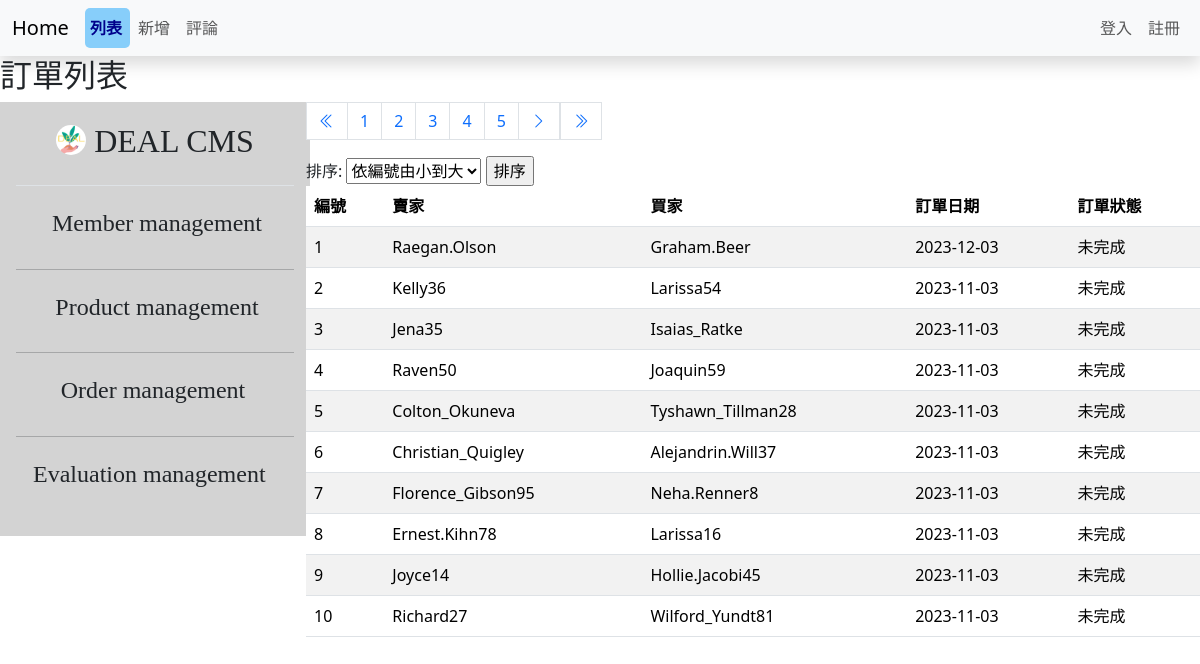
Page /list.php on the committed database.
### tables this page shows
CREATE TABLE `order_fake` (
  `id` int NOT NULL,
  `sellername` varchar(200) NOT NULL,
  `buyername` varchar(255) NOT NULL,
  `total_price` int NOT NULL,
  `total_amount` int NOT NULL,
  `shipment_fee` int NOT NULL,
  `payment_status` varchar(200) NOT NULL,
  `shipment_status` varchar(200) NOT NULL,
  `order_date` date NOT NULL,
  `status` varchar(255) NOT NULL
);

### list_no_admin.php (the view, shortened to what this page needs)
<?php require __DIR__ . "/parts/db_link.php";
$title = '訂單列表';
$page = isset($_GET['page']) ? intval($_GET['page']) : 1;
$perPage = 10;
$total_sql = "SELECT COUNT(1) FROM order_fake ";
$total_rows = $pdo->query($total_sql)->fetch(PDO::FETCH_NUM)[0];
$total_pages = ceil($total_rows / $perPage);
if (isset($_SESSION["sortType"])) {
	$sortType = $_SESSION["sortType"];
} else {
	$sortType = "idSmall";
}
if ($sortType == "idBig") {
	$sql = sprintf("SELECT * FROM order_fake order by id desc LIMIT %s, %s", ($page - 1) * $perPage, $perPage);
} else {
	$sql = sprintf("SELECT * FROM order_fake LIMIT %s, %s", ($page - 1) * $perPage, $perPage);
}
$rows = $pdo->query($sql)->fetchAll();
?>
<?php include __DIR__ . "/parts/header.php" ?>
<?php include __DIR__ . "/parts/navbar.php" ?>
<div class="contain">
	<h2><?= $title ?></h2>
	<div class="contain">
		<div class="row">
			<div class="col-3">
				<?php include __DIR__ . "/parts/sidebar.php" ?>
			</div>
			<div class="col-9">
				<div class="contain">
					<div class="row">
						<div class="col">
							<nav aria-label="Page navigation example">
								<ul class="pagination">
									<li>
										<a class="page-link" href="?page=<?= 1 ?>" aria-label="Next">
											<i class="bi bi-chevron-double-left"></i>
										</a>
									</li>
									<?php if ($page - 2 < 1): ?>
										<?php for ($i = 1; $i <= 5; $i++): ?>
											<li class="page-item"><a class="page-link" href="?page=<?= $i ?>"><?= $i ?></a></li>
										<?php endfor ?>
									<?php elseif ($page + 2 > $total_pages): ?>
										<?php for ($i = $total_pages - 4; $i <= $total_pages; $i++): ?>
											<li class="page-item"><a class="page-link" href="?page=<?= $i ?>"><?= $i ?></a></li>
										<?php endfor ?>
									<?php endif ?>
									<li class="page-item">
										<?php if ($page < $total_pages): ?>
											<a class="page-link" href="?page=<?= $page + 1 ?>" aria-label="Next">
												<i class="bi bi-chevron-right"></i>
											</a>
										<?php endif ?>
									</li>
									<li>
										<a class="page-link" href="?page=<?= $total_pages ?>" aria-label="Next">
											<i class="bi bi-chevron-double-right"></i>
										</a>
									</li>
								</ul>
							</nav>
						</div>
					</div>
					<div class="row">
						<div class="col">
							<form action="list.php" method="post" id="sortForm" name="sortform">
								<label for="sortType">排序:</label>
								<select name="sortType" id="sortType">
									<option value="idSmall">依編號由小到大</option>
								</select>
								<input type="submit" value="排序">
							</form>
							<table class="table table-striped">
								<thead>
									<tr>
										<th scope="col">編號</th>
										<th scope="col">賣家</th>
										<th scope="col">買家</th>
										<th scope="col">訂單日期</th>
										<th scope="col">訂單狀態</th>
									</tr>
								</thead>
								<tbody>
									<?php foreach ($rows as $r): ?>
										<tr>
											<td><?= $r["id"] ?></td>
											<td><?= $r["sellername"] ?></td>
											<td><?= $r["buyername"] ?></td>
											<td><?= htmlentities($r["order_date"]) ?></td>
											<td><?= $r["status"] ?></td>
										</tr>
									<?php endforeach ?>
								</tbody>
							</table>
						</div>
					</div>
				</div>
			</div>
		</div>
	</div>
</div>
<?php include __DIR__ . "/parts/footer.php" ?>

### rows in the picture
order_fake: id "1", sellername "Raegan.Olson", buyername "Graham.Beer", order_date "2023-12-03", status "未完成"
order_fake: id "2", sellername "Kelly36", buyername "Larissa54", order_date "2023-11-03", status "未完成"
order_fake: id "3", sellername "Jena35", buyername "Isaias_Ratke", order_date "2023-11-03", status "未完成"
order_fake: id "4", sellername "Raven50", buyername "Joaquin59", order_date "2023-11-03", status "未完成"
order_fake: id "5", sellername "Colton_Okuneva", buyername "Tyshawn_Tillman28", order_date "2023-11-03", status "未完成"
order_fake: id "6", sellername "Christian_Quigley", buyername "Alejandrin.Will37", order_date "2023-11-03", status "未完成"
order_fake: id "7", sellername "Florence_Gibson95", buyername "Neha.Renner8", order_date "2023-11-03", status "未完成"
order_fake: id "8", sellername "Ernest.Kihn78", buyername "Larissa16", order_date "2023-11-03", status "未完成"
order_fake: id "9", sellername "Joyce14", buyername "Hollie.Jacobi45", order_date "2023-11-03", status "未完成"
order_fake: id "10", sellername "Richard27", buyername "Wilford_Yundt81", order_date "2023-11-03", status "未完成"

### other values in the picture
$title "訂單列表"
